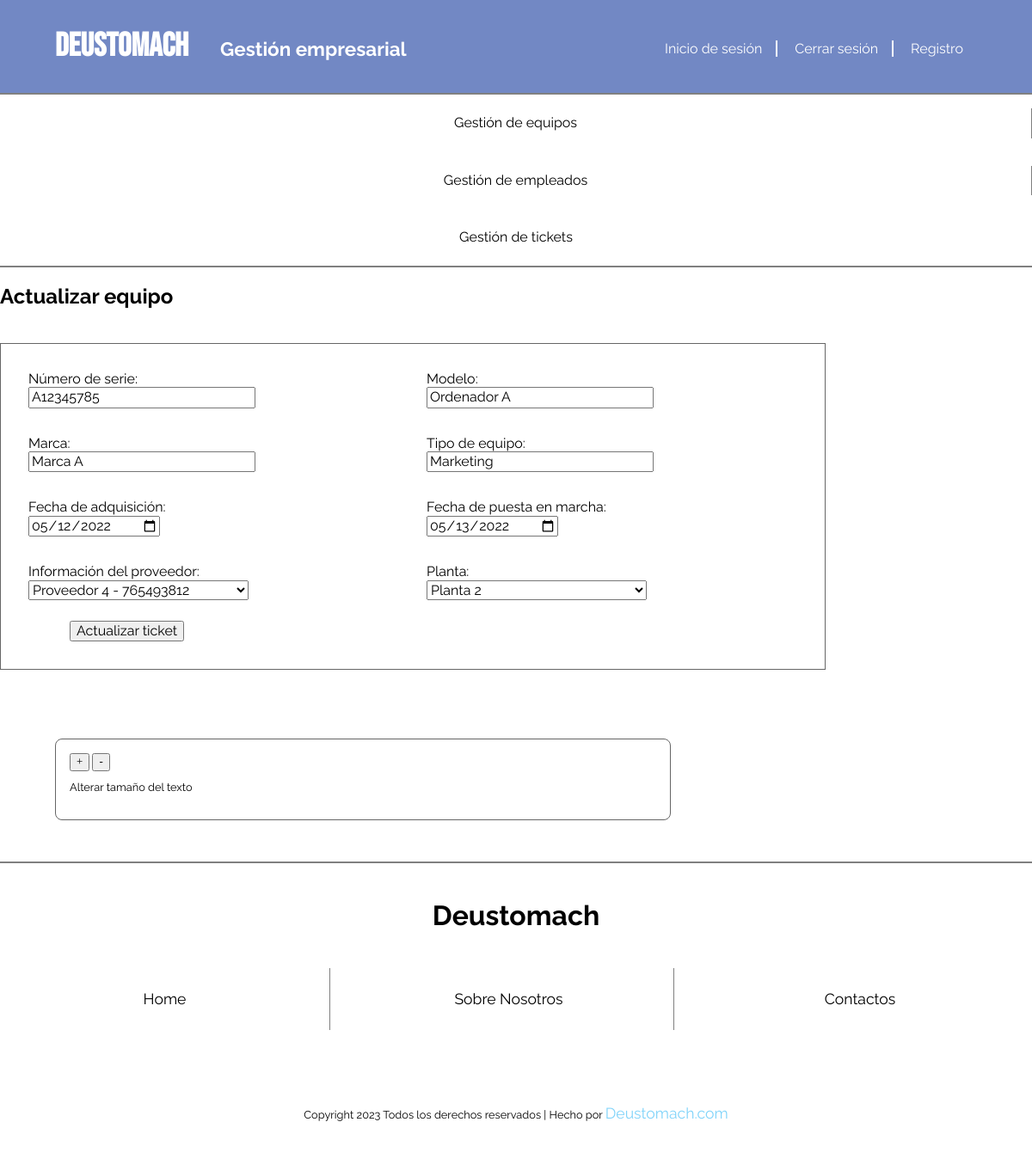
The page /appDeustomachGestion/equipos-update/5 on the database its author committed.
### appDeustomachGestion/models.py (models this page shows, shortened)
class Equipo(models.Model):
    PLANTA_CHOICES = [
        ('baja', 'Baja'),
        ('1', 'Planta 1'),
        ('2', 'Planta 2'),
        ('3', 'Planta 3'),
    ]
    numero_serie = models.CharField(max_length=50, unique=True)
    modelo = models.CharField(max_length=100)
    marca = models.CharField(max_length=100)
    tipo_equipo = models.CharField(max_length=100)
    fecha_adquisicion = models.DateField()
    fecha_puesta_marcha = models.DateField()
    informacion_proveedor = models.ForeignKey(Proveedor, on_delete=models.CASCADE)
    planta = models.CharField(max_length=100, choices=PLANTA_CHOICES, default='baja')
    created = models.DateTimeField(auto_now_add=True, null=True, blank=True)
    updated = models.DateTimeField(auto_now=True, null=True, blank=True)
    class Meta:
        verbose_name_plural = "equipos"
        verbose_name = "equipo"
        ordering = ["-created"]

### appDeustomachGestion/views.py (the view, shortened to what this page needs)
# urls.py: path('equipos-update/<int:pk>', EquipoUpdateView.as_view(), name='equipos_update'),
class EquipoUpdateView(View):
    def get(self, request, pk):
        equipo = Equipo.objects.get(pk=pk)
        formulario = EquipoForm(instance=equipo)
        context = {
            'formulario': formulario,
            'equipo': equipo
        }
        return render(request, 'appDeustomachGestionEquipos/equipos_update.html', context)

### appDeustomachGestion/forms.py
class EquipoForm(forms.ModelForm):
    class Meta:
        model = Equipo
        fields = '__all__'
        labels = {
            'numero_serie': 'Número de serie',
            'modelo': 'Modelo',
            'marca': 'Marca',
            'tipo_equipo': 'Tipo de equipo',
            'fecha_adquisicion': 'Fecha de adquisición',
            'fecha_puesta_marcha': 'Fecha de puesta en marcha',
            'informacion_proveedor': 'Información del proveedor',
            'planta': 'Planta',
        }
        widgets = {
            'fecha_adquisicion': DateInput(attrs={'type': 'date'}),
            'fecha_puesta_marcha': DateInput(attrs={'type': 'date'}),
        }

### appDeustomachGestion/models.py (called while the page is built)
    def __str__(self):
        return f"{self.nombre} - {self.telefono}"

### templates/appDeustomachGestionEquipos/equipos_update.html (shortened to what this page needs)
{% extends 'base.html' %}
{% block contenido %}
   <main class="equipos-update">
       <h2>Actualizar equipo</h2>
       <form class="equipo-form" method="post">
           <div class="form-grid">
               {{ formulario.as_ul }}
           </div>
           <input type="submit" value="Actualizar ticket"/>
       </form>
   </main>
{% endblock %}

### static/css/style.css (style rules this page uses)
html { box-sizing: border-box; }
a, h2, h3, p { font-family: "Raleway",sans-serif; text-decoration: none; color: black; }
h1, h2 { font-family: "Bebas Neue", sans-serif; }
a, h2, p { font-family: "Raleway", sans-serif; text-decoration: none; }
.form-grid { display: grid; grid-template-columns: repeat(2, 1fr); grid-gap: 2rem; }
.form-grid li { list-style: none; }
.form-grid label { display: block; }
.form-grid input[type="text"] { width: 16rem; }
.form-grid select { width: 16rem; }
.ticket-form, .equipo-form, .empleado-form, .login-form, .signup-form { border: 1px solid #666; padding: 2rem; margin-right: 15rem; margin-top: 2.5rem; margin-bottom: 5rem; }
.ticket-form, .ticket-form *, .equipo-form, .equipo-form *, .empleado-form, .empleado-form * { font-family: "Raleway", sans-serif; }
.equipo-form input[type="submit"] { margin-top: 1.5rem; }
input[type="submit"] { font-family: "Raleway", sans-serif; font-size: 16px; margin-left: 3rem; }
input[type="submit"] { margin-top: 2rem; }

### rows shown on the page
Equipo: numero_serie "A12345785", modelo "Ordenador A", marca "Marca A", tipo_equipo "Marketing", fecha_adquisicion "05/12/2022", fecha_puesta_marcha "05/13/2022", informacion_proveedor "Proveedor 4 - 765493812", planta "Planta 2"
